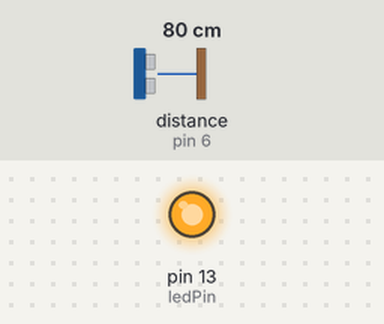
A sketch run on a simulated Arduino Uno, built with avr-gcc and run on an emulated ATmega328P. On the bench: output pins drawn as LEDs (lit = HIGH). Wiring (inferred from the names in the program): ultrasonic range finder: trigger pin 7; echo pin 6. Inputs (shaded band) come from the test bench; at power-on: distance to the obstacle (sensor on pin 6) 80 cm. The echo pulse lasts 58.3 µs per cm; pins used as bus, display or sensor lines are not drawn; what the sketch prints to the serial monitor is not drawn.

Above: at 0.1 s.
At 1.1 s:
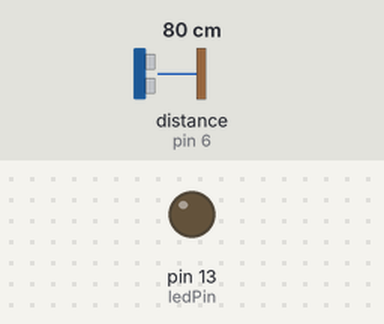
Timing chart, 0 to 2.6 s (numbered marks = the images above):
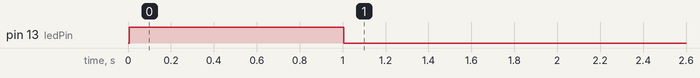

The sketch:

proximity.ino
```cpp
/*
  Program by Brandon Huzil
  detects change in distance using an ultrasonic sensor
  and lights up a led after a change of 1 cm
*/
const int pingPin = 7;  //trigger a ping
const int echoPin = 6;  // receive
const int ledPin = 13;
float pointDistance;

void setup()
{
  // put your setup code here, to run once:
  pinMode(pingPin, OUTPUT);
  pinMode(echoPin, INPUT);
  pinMode(ledPin, OUTPUT);
  pointDistance = 0;
  Serial.begin(9600);
}


void loop()
{
  float newPointDistance;
  // put your main code here, to run repeatedly:
  newPointDistance = sendPing();
  Serial.println(newPointDistance);

  if(newPointDistance < pointDistance - 1.0 || newPointDistance > pointDistance + 1.0)
  {
    pointDistance = newPointDistance;
    digitalWrite(ledPin, HIGH);
    delay(1000);
    digitalWrite(ledPin, LOW);
  }

}

// function triggers the sensor to detect distance
float sendPing()
{
  float duration = 0;

  delayMicroseconds(2);
  digitalWrite(pingPin, HIGH);
  delayMicroseconds(10);
  digitalWrite(pingPin, LOW);

  duration += pulseIn(echoPin, HIGH);

  return microsecondsToCentimeters(duration);
}

// function converts microseconds to centimeters
float microsecondsToCentimeters(float micro)
{
  return (micro / 29.0 / 2.0);
}
```

map.ino
```cpp
// Arrays used by pointMap class
// having them within pointMap makes
// the class too large for arduino
int pointsArray1[160][40];
int pointsArray2[160][40];
int pointsArray3[160][40];
int pointsArray4[160][40];

// class for managing the map of distances
class pointMap
{
  public:
    pointMap()
    {
      for(int x = 0; x < 161; x++)
      {
        for(int y = 0; y < 40; y++)
        {
          pointsArray1[x][y] = 0;
          pointsArray2[x][y] = 0;
          pointsArray3[x][y] = 0;
          pointsArray4[x][y] = 0;
        }
        pointsArray4[x][40] = 0;
      }

    }

    ~pointMap()
    {}

    // function sets the value at (x, y) in the
    // 2d array collection to value
    void setPoint(int x, int y, int value)
    {
      if( y % 40 == 0)
        pointsArray1[x][y] = value;
      else if( y % 40 == 1)
        pointsArray2[x][y] = value;
      else if( y % 40 == 2)
        pointsArray2[x][y] = value;
      else if( y % 40 >= 3)
        pointsArray2[x][y] = value;
    }

    // function sets the value at (x, y) in the
    // 2d array collection
    int getPoint(int x, int y)
    {
      if( y % 40 == 0)
        return pointsArray1[x][y];
      else if( y % 40 == 1)
        return pointsArray2[x][y];
      else if( y % 40 == 2)
        return pointsArray2[x][y];
      else if( y % 40 >= 3)
        return pointsArray2[x][y];
    }

};
```

Measured:
- by itself, pin 13 (ledPin): LOW → HIGH at 0.01 s, → LOW 1.0 s later
